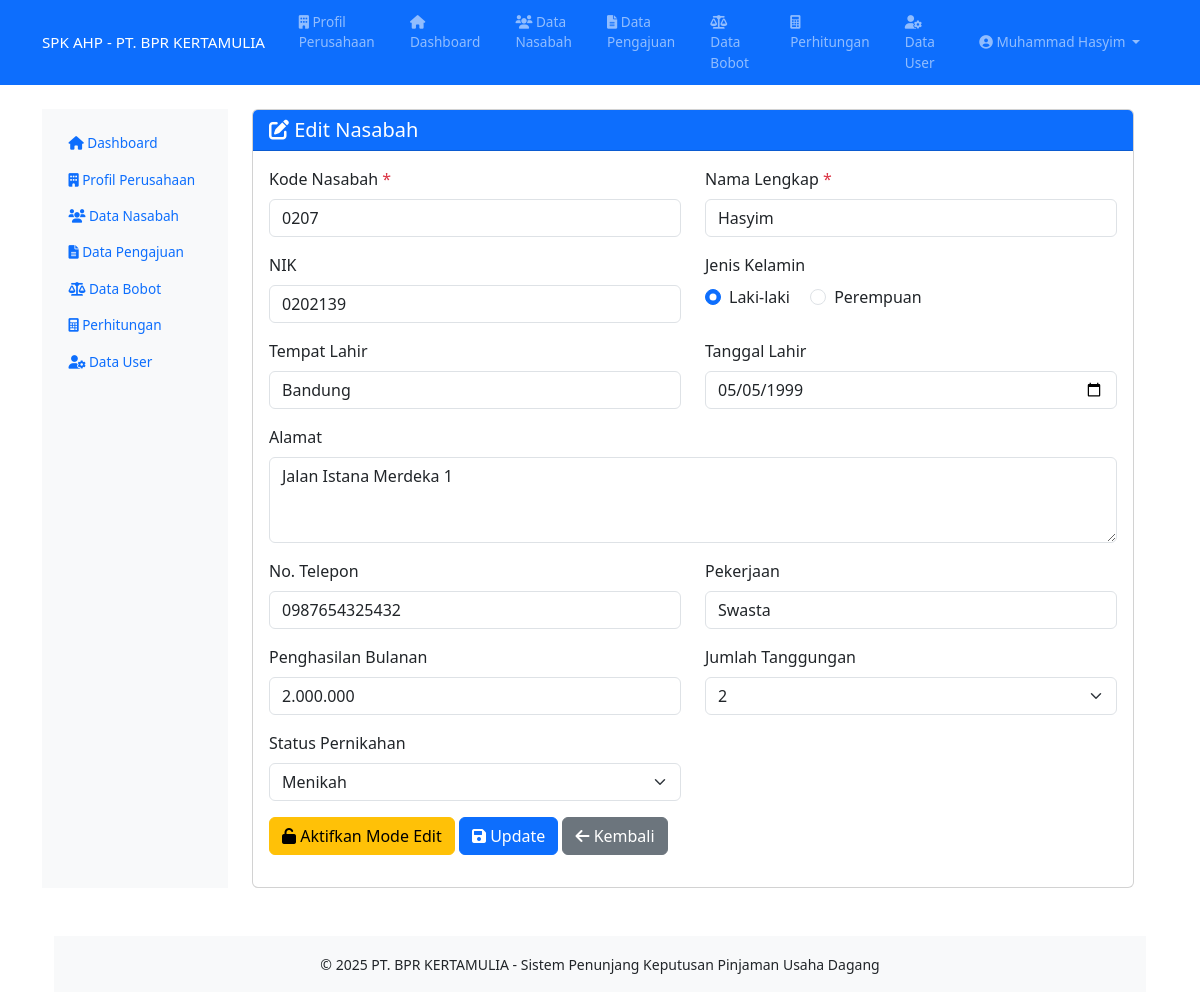
The app's page /nasabah/edit/8 (signed in) with its own data.
### tables this page shows
CREATE TABLE `nasabah` (
  `id` int NOT NULL,
  `kode_nasabah` varchar(20) NOT NULL,
  `nama_lengkap` varchar(100) NOT NULL,
  `nik` varchar(16) NOT NULL,
  `jenis_kelamin` enum('Laki-laki','Perempuan') NOT NULL,
  `tempat_lahir` varchar(50) NOT NULL,
  `tanggal_lahir` date NOT NULL,
  `alamat` text NOT NULL,
  `no_telepon` varchar(15) NOT NULL,
  `pekerjaan` varchar(100) NOT NULL,
  `penghasilan_bulanan` decimal(12,2) NOT NULL DEFAULT '0.00',
  `jumlah_tanggungan` int DEFAULT '0',
  `status_pernikahan` enum('Belum Menikah','Menikah','Cerai') NOT NULL,
  `created_at` timestamp NULL DEFAULT CURRENT_TIMESTAMP,
  `updated_at` timestamp NULL DEFAULT CURRENT_TIMESTAMP ON UPDATE CURRENT_TIMESTAMP
);

### controllers/NasabahController.php (called while the page is built, shortened)
<?php
require_once 'models/Nasabah.php';
class NasabahController {
    private $nasabah;
    public function __construct() {
        $this->nasabah = new Nasabah();
    }
    public function edit($id = null) {
        $nasabahData = $this->nasabah->getById($id);
        include 'views/templates/header.php';
        include 'views/templates/sidebar.php';
        include 'views/nasabah/form.php';
        include 'views/templates/footer.php';
    }
}
?>

### models/Nasabah.php (called while the page is built, shortened)
<?php
require_once 'config/database.php';
class Nasabah {
    private $conn;
    private $table_name = "nasabah";
    public function __construct() {
        $database = new Database();
        $this->conn = $database->getConnection();
    }
    public function getById($id) {
        $query = "SELECT * FROM " . $this->table_name . " WHERE id = :id LIMIT 1";
        $stmt = $this->conn->prepare($query);
        $stmt->bindParam(':id', $id);
        $stmt->execute();
        return $stmt->fetch(PDO::FETCH_ASSOC);
    }
}
?>

### config/database.php (called while the page is built, shortened)
<?php
class Database {
    private $host = "localhost";
    private $username = "root";
    private $password = "root";
    private $database = "spk_ahp";
    public function getConnection() {
        $this->conn = null;
        try {
            $this->conn = new PDO("mysql:host=" . $this->host . ";dbname=" . $this->database, $this->username, $this->password);
            $this->conn->setAttribute(PDO::ATTR_ERRMODE, PDO::ERRMODE_EXCEPTION);
        } catch(PDOException $e) {
            echo "Connection error: " . $e->getMessage();
        }
        return $this->conn;
    }
}
?>

### views/nasabah/form.php (the view, shortened to what this page needs)
<div class="row">
    <div class="col-md-12">
        <div class="card">
            <div class="card-header bg-primary text-white">
                <h5 class="mb-0"><i class="fas fa-<?= isset($nasabahData) ? 'edit' : 'plus-circle' ?>"></i> <?= isset($nasabahData) ? 'Edit' : 'Tambah' ?> Nasabah</h5>
            </div>
            <div class="card-body">
                <form method="POST" action="<?= isset($nasabahData) ? '/spk_ahp/nasabah/edit/' . $nasabahData['id'] : '/spk_ahp/nasabah/add' ?>">
                    <div class="row">
                        <div class="col-md-6">
                            <div class="mb-3">
                                <label for="kode_nasabah" class="form-label">Kode Nasabah <span class="text-danger">*</span></label>
                                <input type="text" class="form-control" id="kode_nasabah" name="kode_nasabah" value="<?= isset($nasabahData) ? htmlspecialchars($nasabahData['kode_nasabah']) : '' ?>" required maxlength="20">
                            </div>
                        </div>
                        <div class="col-md-6">
                            <div class="mb-3">
                                <label for="nama_lengkap" class="form-label">Nama Lengkap <span class="text-danger">*</span></label>
                                <input type="text" class="form-control" id="nama_lengkap" name="nama_lengkap" value="<?= isset($nasabahData) ? htmlspecialchars($nasabahData['nama_lengkap']) : '' ?>" required maxlength="100">
                            </div>
                        </div>
                    </div>
                    <div class="row">
                        <div class="col-md-6">
                            <div class="mb-3">
                                <label for="nik" class="form-label">NIK</label>
                                <input type="text" class="form-control" id="nik" name="nik" value="<?= isset($nasabahData) ? htmlspecialchars($nasabahData['nik']) : '' ?>" maxlength="16">
                            </div>
                        </div>
                        <div class="col-md-6">
                            <div class="mb-3">
                                <label class="form-label">Jenis Kelamin</label>
                                <div>
                                    <div class="form-check form-check-inline">
                                        <input class="form-check-input" type="radio" name="jenis_kelamin" id="jenis_kelamin_l" value="Laki-laki" <?= (isset($nasabahData) && $nasabahData['jenis_kelamin'] == 'Laki-laki') ? 'checked' : '' ?>>
                                        <label class="form-check-label" for="jenis_kelamin_l">Laki-laki</label>
                                    </div>
                                    <div class="form-check form-check-inline">
                                        <input class="form-check-input" type="radio" name="jenis_kelamin" id="jenis_kelamin_p" value="Perempuan" <?= (isset($nasabahData) && $nasabahData['jenis_kelamin'] == 'Perempuan') ? 'checked' : '' ?>>
                                        <label class="form-check-label" for="jenis_kelamin_p">Perempuan</label>
                                    </div>
                                </div>
                            </div>
                        </div>
                    </div>
                    <div class="row">
                        <div class="col-md-6">
                            <div class="mb-3">
                                <label for="tempat_lahir" class="form-label">Tempat Lahir</label>
                                <input type="text" class="form-control" id="tempat_lahir" name="tempat_lahir" value="<?= isset($nasabahData) ? htmlspecialchars($nasabahData['tempat_lahir']) : '' ?>" maxlength="50">
                            </div>
                        </div>
                        <div class="col-md-6">
                            <div class="mb-3">
                                <label for="tanggal_lahir" class="form-label">Tanggal Lahir</label>
                                <input type="date" class="form-control" id="tanggal_lahir" name="tanggal_lahir" value="<?= isset($nasabahData) ? htmlspecialchars($nasabahData['tanggal_lahir']) : '' ?>">
                            </div>
                        </div>
                    </div>
                    <div class="mb-3">
                        <label for="alamat" class="form-label">Alamat</label>
                        <textarea class="form-control" id="alamat" name="alamat" rows="3"><?= isset($nasabahData) ? htmlspecialchars($nasabahData['alamat']) : '' ?></textarea>
                    </div>
                    <div class="row">
                        <div class="col-md-6">
                            <div class="mb-3">
                                <label for="no_telepon" class="form-label">No. Telepon</label>
                                <input type="text" class="form-control" id="no_telepon" name="no_telepon" value="<?= isset($nasabahData) ? htmlspecialchars($nasabahData['no_telepon']) : '' ?>" maxlength="15">
                            </div>
                        </div>
                        <div class="col-md-6">
                            <div class="mb-3">
                                <label for="pekerjaan" class="form-label">Pekerjaan</label>
                                <input type="text" class="form-control" id="pekerjaan" name="pekerjaan" value="<?= isset($nasabahData) ? htmlspecialchars($nasabahData['pekerjaan']) : '' ?>" maxlength="100">
                            </div>
                        </div>
                    </div>
                    <div class="row">
                        <div class="col-md-6">
                            <div class="mb-3">
                                <label for="penghasilan_bulanan" class="form-label">Penghasilan Bulanan</label>
                                <input type="text" class="form-control" id="penghasilan_bulanan" name="penghasilan_bulanan" value="<?= isset($nasabahData) ? number_format($nasabahData['penghasilan_bulanan'], 0, ',', '.') : '' ?>" placeholder="Contoh: 500000">
                            </div>
                        </div>
                        <div class="col-md-6">
                            <div class="mb-3">
                                <label for="jumlah_tanggungan" class="form-label">Jumlah Tanggungan</label>
                                <select class="form-select" id="jumlah_tanggungan" name="jumlah_tanggungan">
                                    <?php for ($i = 0; $i <= 10; $i++): ?>
                                        <option value="<?= $i ?>" <?= (isset($nasabahData) && $nasabahData['jumlah_tanggungan'] == $i) ? 'selected' : '' ?>>
                                            <?= $i ?>
                                        </option>
                                    <?php endfor; ?>
                                </select>
                            </div>
                        </div>
                    </div>
                    <div class="row">
                        <div class="col-md-6">
                            <div class="mb-3">
                                <label for="status_pernikahan" class="form-label">Status Pernikahan</label>
                                <select class="form-select" id="status_pernikahan" name="status_pernikahan">
                                    <option value="Menikah" <?= (isset($nasabahData) && $nasabahData['status_pernikahan'] == 'Menikah') ? 'selected' : '' ?>>Menikah</option>
                                </select>
                            </div>
                        </div>
                    </div>
                    <div class="row mb-3">
                        <div class="col-12">
                            <?php if (isset($nasabahData)): ?>
                                <button type="button" id="enableEditBtn" class="btn btn-warning"><i class="fas fa-unlock"></i> Aktifkan Mode Edit</button>
                            <?php endif; ?>
                            <button type="submit" class="btn btn-primary"><i class="fas fa-save"></i> <?= isset($nasabahData) ? 'Update' : 'Simpan' ?></button>
                            <a href="/spk_ahp/nasabah" class="btn btn-secondary"><i class="fas fa-arrow-left"></i> Kembali</a>
                        </div>
                    </div>
                </form>
            </div>
        </div>
    </div>
</div>

### records on screen
nasabah: kode_nasabah "0207", nama_lengkap "Hasyim", nik "0202139", jenis_kelamin "☑ Laki-laki", jenis_kelamin "☐ Perempuan", tempat_lahir "Bandung", tanggal_lahir "05/05/1999", alamat "Jalan Istana Merdeka 1", no_telepon "0987654325432", pekerjaan "Swasta", penghasilan_bulanan "2.000.000", jumlah_tanggungan "2", status_pernikahan "Menikah"

### other values on screen
$_SESSION['nama_lengkap'] "Muhammad Hasyim"
